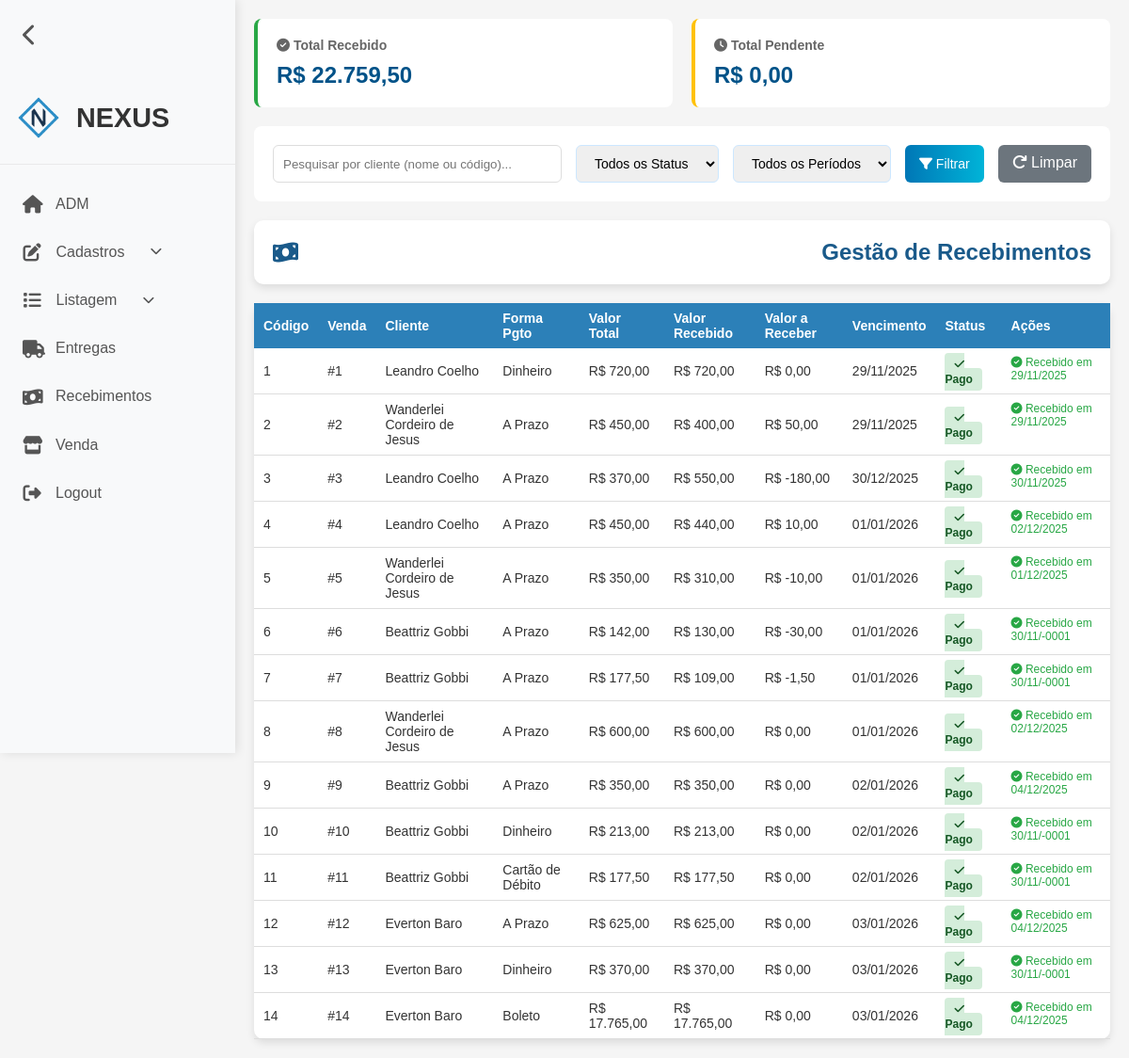
Page /recebimento_listar.php (signed in) on the committed database.
### tables this page shows
CREATE TABLE `recebimentos` (
  `codigo` int(11) NOT NULL,
  `status` tinyint(1) NOT NULL DEFAULT 1,
  `formaDeRecebimento` varchar(45) NOT NULL,
  `valorRecebido` double NOT NULL,
  `valorReceber` double NOT NULL,
  `dataVencimento` date NOT NULL,
  `dataRecebimento` date NOT NULL,
  `idVenda` int(11) NOT NULL
);

CREATE TABLE `vendas` (
  `numeroDaVenda` int(11) NOT NULL,
  `status` tinyint(1) NOT NULL DEFAULT 1,
  `data/hora` datetime NOT NULL DEFAULT current_timestamp(),
  `valorTotal` double NOT NULL,
  `formaDeRecebimento` varchar(45) NOT NULL,
  `observacoes` varchar(100) DEFAULT NULL,
  `dataHoraEntrega` datetime DEFAULT NULL,
  `enderecoEntrega` varchar(100) DEFAULT NULL,
  `statusEntrega` tinyint(1) NOT NULL,
  `idFuncionario` int(11) NOT NULL,
  `idCliente` int(11) NOT NULL
);

CREATE TABLE `cliente` (
  `codigo` int(11) NOT NULL,
  `status` tinyint(1) NOT NULL DEFAULT 1,
  `cpf_cnpj` varchar(20) NOT NULL,
  `nome` varchar(100) NOT NULL,
  `logradouro` varchar(45) NOT NULL,
  `endereco` varchar(100) NOT NULL,
  `cep` varchar(45) NOT NULL,
  `bairro` varchar(60) NOT NULL,
  `cidade` varchar(50) NOT NULL,
  `uf` varchar(2) NOT NULL,
  `telefone` varchar(20) NOT NULL,
  `email` varchar(254) DEFAULT NULL
);

### recebimento_listar.php (the view, shortened to what this page needs)
<?php
require_once("conexao.php");
$buscaCliente = isset($_GET['buscaCliente']) ? $_GET['buscaCliente'] : '';
$sql = "SELECT
    r.codigo,
    r.formaDeRecebimento,
    r.valorRecebido,
    r.valorReceber,
    r.dataVencimento,
    r.dataRecebimento,
    r.status,
    v.numeroDaVenda,
    v.valorTotal,
    c.nome as nomeCliente,
    c.codigo as codigoCliente
FROM recebimentos r
INNER JOIN vendas v ON r.idVenda = v.numeroDaVenda
INNER JOIN cliente c ON v.idCliente = c.codigo
WHERE 1=1";
$sql .= " ORDER BY r.codigo ASC";
$resultado = mysqli_query($conexao, $sql);
$sqlTotais = "SELECT
    SUM(CASE WHEN status = 1 THEN valorRecebido ELSE 0 END) as totalRecebido,
    SUM(CASE WHEN status = 0 THEN valorReceber ELSE 0 END) as totalPendente
FROM recebimentos";
$resultTotais = mysqli_query($conexao, $sqlTotais);
$totais = mysqli_fetch_assoc($resultTotais);
?>
<!DOCTYPE html>
<html lang="pt-BR">
<head>
    <link rel="stylesheet" href="assets/css/listar.css">
    <link rel="stylesheet" href="assets/css/reset.css">
    <link rel="stylesheet" href="assets/css/header.css">
    <link rel="stylesheet" href="assets/css/filtro.css">
    <link rel="stylesheet" href="assets/css/notificacoes.css">
    <link rel="stylesheet" href="https://cdnjs.cloudflare.com/ajax/libs/font-awesome/6.4.0/css/all.min.css">
</head>
<body>
    <?php require_once("header.php"); ?>
    <div class="container">
        <div class="stats-cards">
            <div class="stat-card recebido">
                <h3><i class="fas fa-check-circle"></i> Total Recebido</h3>
                <div class="value">R$ <?= number_format($totais['totalRecebido'] ?? 0, 2, ',', '.') ?></div>
            </div>
            <div class="stat-card pendente">
                <h3><i class="fas fa-clock"></i> Total Pendente</h3>
                <div class="value">R$ <?= number_format($totais['totalPendente'] ?? 0, 2, ',', '.') ?></div>
            </div>
        </div>
        <div class="filter-bar">
            <form method="GET" style="display: flex; gap: 15px; flex-wrap: wrap; width: 100%;">
                <input type="text" name="buscaCliente" placeholder="Pesquisar por cliente (nome ou código)..." value="<?= $buscaCliente ?>" style="padding: 10px; border: 1px solid #ddd; border-radius: 6px; flex: 1; min-width: 250px;">
                <select name="status">
                    <option value="">Todos os Status</option>
                </select>
                <select name="periodo">
                    <option value="">Todos os Períodos</option>
                </select>
                <button type="submit">
                    <i class="fas fa-filter"></i> Filtrar
                </button>
                <a href="recebimento_listar.php" style="padding: 10px 15px; background: #6c757d; color: white; text-decoration: none; border-radius: 6px;">
                    <i class="fas fa-redo"></i> Limpar
                </a>
            </form>
        </div>
        <div class="card">
            <div class="card-body">
                <h5 class="title">
                    <i class="fas fa-money-bill-wave"></i> Gestão de Recebimentos
                </h5>
            </div>
        </div>
        <table class="table-container">
            <thead>
                <tr>
                    <th>Código</th>
                    <th>Venda</th>
                    <th>Cliente</th>
                    <th>Forma Pgto</th>
                    <th>Valor Total</th>
                    <th>Valor Recebido</th>
                    <th>Valor a Receber</th>
                    <th>Vencimento</th>
                    <th>Status</th>
                    <th>Ações</th>
                </tr>
            </thead>
            <tbody>
                <?php while ($linha = mysqli_fetch_assoc($resultado)) {
                    $hoje = date('Y-m-d');
                    $vencido = $linha['dataVencimento'] < $hoje && $linha['status'] == 0;
                ?>
                <tr style="<?= $vencido ? 'background-color: #fff5f5;' : '' ?>">
                    <td><?= $linha['codigo'] ?></td>
                    <td>#<?= $linha['numeroDaVenda'] ?></td>
                    <td><?= $linha['nomeCliente'] ?></td>
                    <td><?= $linha['formaDeRecebimento'] ?></td>
                    <td>R$ <?= number_format($linha['valorTotal'], 2, ',', '.') ?></td>
                    <td>R$ <?= number_format($linha['valorRecebido'], 2, ',', '.') ?></td>
                    <td>R$ <?= number_format($linha['valorReceber'], 2, ',', '.') ?></td>
                    <td><?= date('d/m/Y', strtotime($linha['dataVencimento'])) ?></td>
                    <td>
                        <?php if ($linha['status'] == 1) { ?>
                            <span class="status-badge pago">
                                <i class="fas fa-check"></i> Pago
                            </span>
                        <?php } elseif ($vencido) { ?>
                            <span class="status-badge vencido">
                                <i class="fas fa-exclamation-triangle"></i> Vencido
                            </span>
                        <?php } else { ?>
                            <span class="status-badge pendente">
                                <i class="fas fa-clock"></i> Pendente
                            </span>
                        <?php } ?>
                    </td>
                    <td class="actions">
                        <?php if ($linha['status'] == 0) { ?>
                            <a href="recebimento_registrar.php?codigo=<?= $linha['codigo'] ?>" class="btn-receber">
                                <i class="fas fa-dollar-sign"></i> Receber
                            </a>
                        <?php } else { ?>
                            <span style="color: #28a745; font-size: 12px;">
                                <i class="fas fa-check-circle"></i> Recebido em <?= date('d/m/Y', strtotime($linha['dataRecebimento'])) ?>
                            </span>
                        <?php } ?>
                    </td>
                </tr>
                <?php } ?>
            </tbody>
        </table>
    </div>
</body>
</html>

### assets/css/listar.css (style rules this page uses)
:root { --azul-principal: #2c80b8; --azul-claro: #e6f2fa; --azul-escuro: #1a5a8a; --branco: #ffffff; --cinza-claro: #f5f5f5; --cinza-texto: #666666; --verde-sucesso: #28a745; --amarelo-alerta: #ffc107; --vermelho-perigo: #dc3545; }
body { background-color: var(--cinza-claro); color: #333; min-height: 100vh; }
.container { max-width: 1600px; margin: 0 auto; padding: 20px; min-height: 100vh; display: flex; flex-direction: column; }
.card { background-color: var(--branco); border-radius: 10px; box-shadow: 0 4px 8px rgba(0, 0, 0, 0.1); margin-bottom: 20px; overflow: hidden; }
.card-body { padding: 20px; }
.title { display: flex; justify-content: space-between; align-items: center; font-size: 24px; font-weight: 600; color: var(--azul-escuro); }
.table-container { overflow-x: auto; background-color: var(--branco); border-radius: 10px; box-shadow: 0 4px 8px rgba(0, 0, 0, 0.1); }
table { width: 100%; border-collapse: collapse; }
thead { background-color: var(--azul-principal); color: var(--branco); }
th, td { padding: 12px 15px; text-align: left; }
th { font-weight: 600; position: sticky; top: 0; }
tbody tr { transition: background-color 0.3s; border-bottom: 1px solid #ddd; }
.actions { display: flex; gap: 10px; }
@media (max-width: 1200px) { .table-container { font-size: 14px; } }
@media (max-width: 1200px) { th, td { padding: 8px 10px; } }

### assets/css/header.css (style rules this page uses)
* { font-family: 'Arial', sans-serif; }
body { display: flex; min-height: 100vh; transition: margin-left 0.3s ease; margin-left: 250px; }

### assets/css/filtro.css (style rules this page uses)
.filter-bar { background: white; padding: 20px; border-radius: 8px; margin-bottom: 20px; display: flex; gap: 15px; flex-wrap: wrap; align-items: center; }
.filter-bar select, .filter-bar button { padding: 10px 15px; border: 1px solid #cce7ff; border-radius: 6px; font-size: 14px; }
.filter-bar button { background: linear-gradient(to right, #0077b6, #00b4d8); color: white; cursor: pointer; border: none; }
.stats-cards { display: grid; grid-template-columns: repeat(auto-fit, minmax(250px, 1fr)); gap: 20px; margin-bottom: 20px; }
.stat-card { background: white; padding: 20px; border-radius: 8px; border-left: 4px solid; }
.stat-card.recebido { border-color: #28a745; }
.stat-card.pendente { border-color: #ffc107; }
.stat-card h3 { color: #666; font-size: 14px; margin-bottom: 10px; }
.stat-card .value { font-size: 24px; font-weight: bold; color: #005288; }
.status-badge { padding: 5px 10px; border-radius: 4px; font-size: 12px; font-weight: 600; }
.status-badge.pago { background: #d4edda; color: #155724; }

### rows in the picture
recebimentos: codigo "1", idVenda.numeroDaVenda "1", cliente.nome "Leandro Coelho", formaDeRecebimento "Dinheiro", idVenda.valorTotal "720,00", valorRecebido "720,00", valorReceber "0,00", dataVencimento "29/11/2025", status 1 (drawn), dataRecebimento "29/11/2025"
recebimentos: codigo "2", idVenda.numeroDaVenda "2", cliente.nome "Wanderlei Cordeiro de Jesus", formaDeRecebimento "A Prazo", idVenda.valorTotal "450,00", valorRecebido "400,00", valorReceber "50,00", dataVencimento "29/11/2025", status 1 (drawn), dataRecebimento "29/11/2025"
recebimentos: codigo "3", idVenda.numeroDaVenda "3", cliente.nome "Leandro Coelho", formaDeRecebimento "A Prazo", idVenda.valorTotal "370,00", valorRecebido "550,00", valorReceber "-180,00", dataVencimento "30/12/2025", status 1 (drawn), dataRecebimento "30/11/2025"
recebimentos: codigo "4", idVenda.numeroDaVenda "4", cliente.nome "Leandro Coelho", formaDeRecebimento "A Prazo", idVenda.valorTotal "450,00", valorRecebido "440,00", valorReceber "10,00", dataVencimento "01/01/2026", status 1 (drawn), dataRecebimento "02/12/2025"
recebimentos: codigo "5", idVenda.numeroDaVenda "5", cliente.nome "Wanderlei Cordeiro de Jesus", formaDeRecebimento "A Prazo", idVenda.valorTotal "350,00", valorRecebido "310,00", valorReceber "-10,00", dataVencimento "01/01/2026", status 1 (drawn), dataRecebimento "01/12/2025"
recebimentos: codigo "6", idVenda.numeroDaVenda "6", cliente.nome "Beattriz Gobbi", formaDeRecebimento "A Prazo", idVenda.valorTotal "142,00", valorRecebido "130,00", valorReceber "-30,00", dataVencimento "01/01/2026", status 1 (drawn), dataRecebimento "30/11/-0001"
recebimentos: codigo "7", idVenda.numeroDaVenda "7", cliente.nome "Beattriz Gobbi", formaDeRecebimento "A Prazo", idVenda.valorTotal "177,50", valorRecebido "109,00", valorReceber "-1,50", dataVencimento "01/01/2026", status 1 (drawn), dataRecebimento "30/11/-0001"
recebimentos: codigo "8", idVenda.numeroDaVenda "8", cliente.nome "Wanderlei Cordeiro de Jesus", formaDeRecebimento "A Prazo", idVenda.valorTotal "600,00", valorRecebido "600,00", valorReceber "0,00", dataVencimento "01/01/2026", status 1 (drawn), dataRecebimento "02/12/2025"
recebimentos: codigo "9", idVenda.numeroDaVenda "9", cliente.nome "Beattriz Gobbi", formaDeRecebimento "A Prazo", idVenda.valorTotal "350,00", valorRecebido "350,00", valorReceber "0,00", dataVencimento "02/01/2026", status 1 (drawn), dataRecebimento "04/12/2025"
recebimentos: codigo "10", idVenda.numeroDaVenda "10", cliente.nome "Beattriz Gobbi", formaDeRecebimento "Dinheiro", idVenda.valorTotal "213,00", valorRecebido "213,00", valorReceber "0,00", dataVencimento "02/01/2026", status 1 (drawn), dataRecebimento "30/11/-0001"
recebimentos: codigo "11", idVenda.numeroDaVenda "11", cliente.nome "Beattriz Gobbi", formaDeRecebimento "Cartão de Débito", idVenda.valorTotal "177,50", valorRecebido "177,50", valorReceber "0,00", dataVencimento "02/01/2026", status 1 (drawn), dataRecebimento "30/11/-0001"
recebimentos: codigo "12", idVenda.numeroDaVenda "12", cliente.nome "Everton Baro", formaDeRecebimento "A Prazo", idVenda.valorTotal "625,00", valorRecebido "625,00", valorReceber "0,00", dataVencimento "03/01/2026", status 1 (drawn), dataRecebimento "04/12/2025"
recebimentos: codigo "13", idVenda.numeroDaVenda "13", cliente.nome "Everton Baro", formaDeRecebimento "Dinheiro", idVenda.valorTotal "370,00", valorRecebido "370,00", valorReceber "0,00", dataVencimento "03/01/2026", status 1 (drawn), dataRecebimento "30/11/-0001"
recebimentos: codigo "14", idVenda.numeroDaVenda "14", cliente.nome "Everton Baro", formaDeRecebimento "Boleto", idVenda.valorTotal "17.765,00", valorRecebido "17.765,00", valorReceber "0,00", dataVencimento "03/01/2026", status 1 (drawn), dataRecebimento "04/12/2025"

### other values in the picture
$totais['totalRecebido'] "22.759,50"
$totais['totalPendente'] "0,00"
